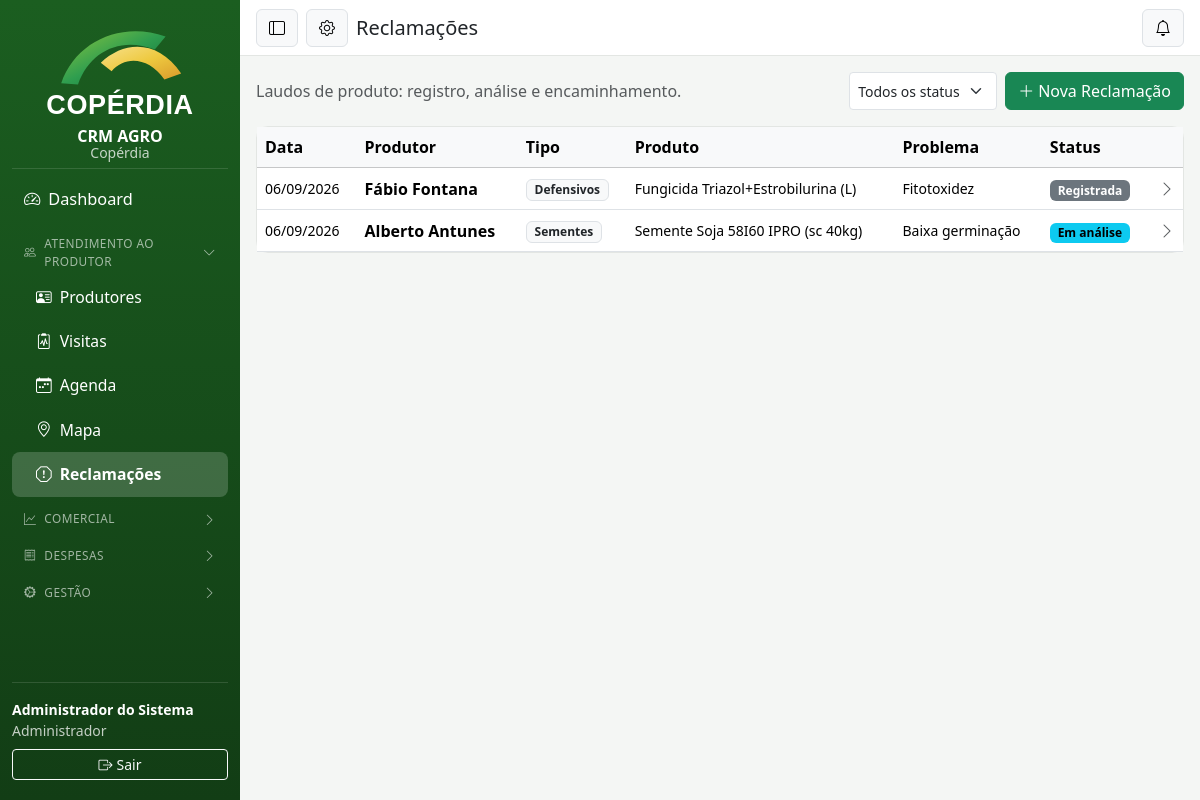
/index.php?r=reclamacoes (signed in), run on the app's committed database.
### tables this page shows
CREATE TABLE reclamacoes (
  id INT AUTO_INCREMENT PRIMARY KEY,
  cliente_id INT NOT NULL,
  usuario_id INT NULL COMMENT 'quem registrou',
  produto_id INT,
  tipo ENUM('Sementes','Fertilizantes','Defensivos','Biológicos','Outros') NOT NULL,
  lote VARCHAR(80),
  nota_fiscal VARCHAR(80),
  cultura_id INT,
  problema VARCHAR(200),
  descricao TEXT,
  status ENUM('Registrada','Em análise','Procedente','Improcedente','Jurídico','Indenização','Encerrada') NOT NULL DEFAULT 'Registrada',
  parecer TEXT,
  valor_indenizacao DECIMAL(12,2) NULL,
  atualizado_em DATETIME NULL,
  criado_em DATETIME NOT NULL DEFAULT CURRENT_TIMESTAMP,
  FOREIGN KEY (cliente_id) REFERENCES clientes(id),
  FOREIGN KEY (usuario_id) REFERENCES usuarios(id),
  FOREIGN KEY (produto_id) REFERENCES produtos(id),
  FOREIGN KEY (cultura_id) REFERENCES culturas(id)
);

CREATE TABLE clientes (
  id INT AUTO_INCREMENT PRIMARY KEY,
  nome VARCHAR(160) NOT NULL,
  situacao ENUM('Associado','Não Associado') NOT NULL DEFAULT 'Associado',
  cpf_cnpj VARCHAR(20),
  telefone VARCHAR(30),
  telefone2 VARCHAR(30),
  email VARCHAR(160),
  endereco VARCHAR(255),
  municipio VARCHAR(120),
  linha VARCHAR(120) COMMENT 'linha/localidade rural (comunidade)',
  estado CHAR(2) DEFAULT 'SC',
  filial_id INT,
  latitude DECIMAL(10,7),
  longitude DECIMAL(10,7),
  responsavel_id INT COMMENT 'usuário (vendedor/técnico) dono da carteira',
  nivel_tecnologico ENUM('Alto','Médio','Baixo') NOT NULL DEFAULT 'Médio',
  volume_compra_anual DECIMAL(14,2) NOT NULL DEFAULT 0,
  potencial_venda DECIMAL(14,2) NOT NULL DEFAULT 0,
  limite_credito DECIMAL(14,2) NOT NULL DEFAULT 0,
  prospecto TINYINT(1) NOT NULL DEFAULT 0 COMMENT 'pré-cadastro (cliente em prospecção)',
  cod_erp INT NULL COMMENT 'código do cliente no ERP (vincula as cargas do Qlik)',
  segmento CHAR(1) NULL COMMENT 'segmento calculado (A/B/C/D/P) — cache do SegmentacaoService',
  segmento_manual CHAR(1) NULL COMMENT 'segmento fixado pelo gestor (prevalece sobre o calculado)',
  ativo TINYINT(1) NOT NULL DEFAULT 1,
  criado_em DATETIME NOT NULL DEFAULT CURRENT_TIMESTAMP,
  FOREIGN KEY (filial_id) REFERENCES filiais(id),
  FOREIGN KEY (responsavel_id) REFERENCES usuarios(id)
);

CREATE TABLE produtos (
  id INT AUTO_INCREMENT PRIMARY KEY,
  nome VARCHAR(160) NOT NULL,
  familia_id INT NOT NULL,
  unidade VARCHAR(20) NOT NULL DEFAULT 'un',
  preco_referencia DECIMAL(12,2) NOT NULL DEFAULT 0,
  estoque DECIMAL(12,2) NOT NULL DEFAULT 0 COMMENT 'saldo local até integração ERP (Fase 5)',
  ativo TINYINT(1) NOT NULL DEFAULT 1,
  FOREIGN KEY (familia_id) REFERENCES familias_produto(id)
);

### app/Views/reclamacoes.php (the view, shortened to what the rows shown need)
<?php
$statusCor = [
  'Registrada'=>'secondary','Em análise'=>'info','Procedente'=>'success','Improcedente'=>'dark',
  'Jurídico'=>'warning','Indenização'=>'primary','Encerrada'=>'light',
];
?>
<div class="card"><div class="table-responsive">
  <table class="table table-hover align-middle mb-0">
    <thead class="table-light"><tr>
      <th>Data</th><th>Produtor</th><th class="d-none d-md-table-cell">Tipo</th>
      <th class="d-none d-lg-table-cell">Produto</th><th>Problema</th><th>Status</th><th class="text-end"></th>
    </tr></thead>
    <tbody>
      <?php foreach ($reclamacoes as $r): ?>
      <tr style="cursor:pointer" onclick="Reclamacoes.ver(<?= $r['id'] ?>)">
        <td class="small"><?= data_br($r['criado_em']) ?></td>
        <td class="fw-semibold"><?= e($r['cliente']) ?></td>
        <td class="d-none d-md-table-cell"><span class="badge text-bg-light border text-dark"><?= e($r['tipo']) ?></span></td>
        <td class="d-none d-lg-table-cell small"><?= e($r['produto'] ?? '—') ?></td>
        <td class="small"><?= e($r['problema'] ?? '—') ?>
        </td>
        <td><span class="badge text-bg-<?= $statusCor[$r['status']] ?? 'secondary' ?> <?= ($statusCor[$r['status']] ?? '') === 'light' ? 'border text-dark' : '' ?>"><?= e($r['status']) ?></span></td>
        <td class="text-end"><i class="bi bi-chevron-right text-muted"></i></td>
      </tr>
      <?php endforeach; ?>
    </tbody>
  </table>
</div></div>

### data on the page
reclamacoes: criado_em "06/09/2026", cliente.nome "Fábio Fontana", tipo "Defensivos", produto.nome "Fungicida Triazol+Estrobilurina (L)", problema "Fitotoxidez", status "Registrada"
reclamacoes: criado_em "06/09/2026", cliente.nome "Alberto Antunes", tipo "Sementes", produto.nome "Semente Soja 58I60 IPRO (sc 40kg)", problema "Baixa germinação", status "Em análise"

### other printed values
$rotulo "Dashboard"
$gLabel "ATENDIMENTO AO PRODUTOR"
$rotulo "Produtores"
$rotulo "Visitas"
$rotulo "Agenda"
$rotulo "Mapa"
$rotulo "Reclamações"
$gLabel "COMERCIAL"
$gLabel "DESPESAS"
$gLabel "GESTÃO"
Auth::usuario()['nome'] "Administrador do Sistema"
Auth::perfil() "Administrador"
$titulo "Reclamações"
